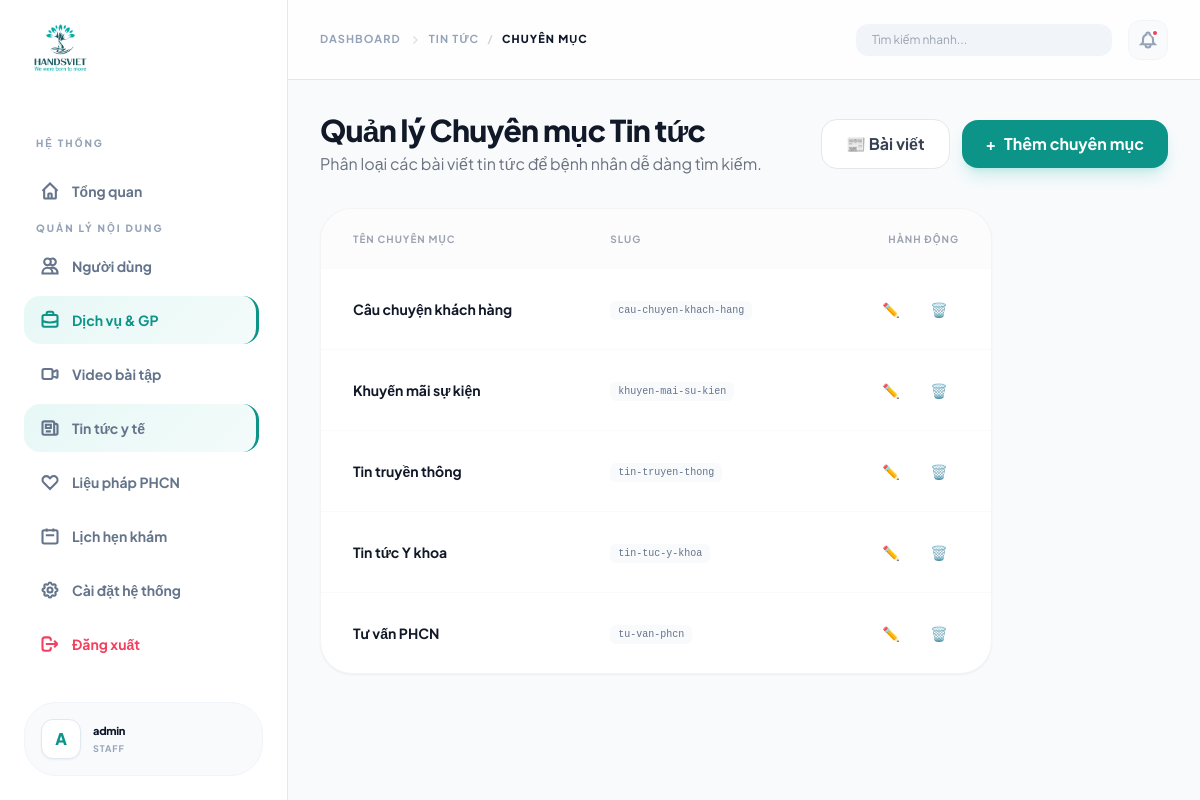
The app's page /hansviet_admin/news/categories/ (signed in) with its own data.
### hansviet_admin/models.py (models this page shows, shortened)
class NewsCategory(models.Model):
    name = models.CharField(max_length=255)
    slug = models.SlugField(unique=True)
    class Meta:
        verbose_name = "News Category"
        verbose_name_plural = "News Categories"
        ordering = ["name"]

### hansviet_admin/views.py (the view)
# urls.py: path("news/categories/", views.news_category_list, name="news_category_list"),
@staff_required
def news_category_list(request):
    categories = list(NewsCategory.objects.all())
    return render(request, "dashboard/news/category_list.html", {"categories": categories})

### hansviet_admin/views.py (called while the page is built)
def staff_required(view_func):
    admin_login_url = getattr(settings, "ADMIN_LOGIN_URL", "/hansviet_admin/login/")
    check_staff = user_passes_test(lambda u: u.is_staff or u.is_superuser, login_url=admin_login_url)
    return login_required(check_staff(view_func), login_url=admin_login_url)

### hansviet_admin/templates/dashboard/news/category_list.html (shortened to what this page needs)
{% extends 'dashboard/base.html' %}
{% block breadcrumbs %}
<a href="{% url 'dashboard:news_list' %}" class="hover:text-teal-600">Tin tức</a>
<span class="text-gray-300">/</span>
<span class="text-slate-900 font-extrabold">Chuyên mục</span>
{% endblock %}
{% block content %}
<div class="flex flex-col md:flex-row md:items-center justify-between gap-4 mb-8">
    <div>
        <h1 class="text-3xl font-extrabold text-gray-900 tracking-tight">Quản lý Chuyên mục Tin tức</h1>
        <p class="text-gray-500 mt-1">Phân loại các bài viết tin tức để bệnh nhân dễ dàng tìm kiếm.</p>
    </div>
    <div class="flex items-center gap-3">
        <a href="{% url 'dashboard:news_list' %}"
            class="bg-white hover:bg-gray-50 text-gray-700 border border-gray-200 px-6 py-3 rounded-2xl font-bold transition-all flex items-center gap-2">📰
            Bài viết</a>
        <a href="{% url 'dashboard:news_category_create' %}"
            class="bg-teal-600 hover:bg-teal-700 text-white px-6 py-3 rounded-2xl font-bold shadow-lg shadow-teal-500/20 transition-all flex items-center gap-2"><span>+</span>
            Thêm chuyên mục</a>
    </div>
</div>
<div class="bg-white rounded-[2rem] shadow-sm border border-gray-100 overflow-hidden max-w-2xl">
    <div class="overflow-x-auto text-sm">
        <table class="w-full text-left">
            <thead>
                <tr class="bg-gray-50/50">
                    <th class="px-8 py-5 font-bold text-gray-400 uppercase tracking-widest text-[10px]">Tên chuyên mục</th>
                    <th class="px-8 py-5 font-bold text-gray-400 uppercase tracking-widest text-[10px]">Slug</th>
                    <th class="px-8 py-5 font-bold text-gray-400 uppercase tracking-widest text-[10px] text-right">Hành động</th>
                </tr>
            </thead>
            <tbody class="divide-y divide-gray-50">
                {% for category in categories %}
                <tr class="hover:bg-gray-50/40 transition-colors group">
                    <td class="px-8 py-5">
                        <div class="font-bold text-gray-900 group-hover:text-teal-600 transition-colors truncate">
                            {{ category.name }}</div>
                    </td>
                    <td class="px-8 py-5">
                        <code class="text-[10px] bg-slate-50 px-2 py-1 rounded-md text-slate-500">{{ category.slug }}</code>
                    </td>
                    <td class="px-8 py-5 text-right">
                        <div class="flex items-center justify-end gap-2">
                            <a href="{% url 'dashboard:news_category_edit' category.pk %}"
                                class="w-10 h-10 flex items-center justify-center text-gray-400 hover:text-blue-600 rounded-xl transition-all">✏️</a>
                            <a href="{% url 'dashboard:news_category_delete' category.pk %}"
                                class="w-10 h-10 flex items-center justify-center text-gray-400 hover:text-red-500 rounded-xl transition-all">🗑️</a>
                        </div>
                    </td>
                </tr>
                {% empty %}
                <tr>
                    <td colspan="3" class="px-8 py-20 text-center">
                        <p class="text-gray-400 font-medium">Chưa có chuyên mục nào.</p>
                    </td>
                </tr>
                {% endfor %}
            </tbody>
        </table>
    </div>
</div>
{% endblock %}

### hansviet_admin/templates/dashboard/base.html (shortened to what this page needs)
{% load static %}
<!DOCTYPE html>
<html lang="vi">
<head>
    <script src="https://cdn.tailwindcss.com"></script>
</head>
<body class="min-h-screen bg-[#f8fafc] text-slate-900 overflow-x-hidden">
    <aside
        class="fixed left-0 top-0 h-full w-72 bg-white border-r border-slate-200 z-[60] transition-all duration-300 transform md:translate-x-0 -translate-x-full"
        id="sidebar">
        <div class="h-full flex flex-col p-6">
            <div class="flex items-center gap-3 mb-10 px-2">
                <img src="{% static 'images/HandsVietLogo.png' %}" alt="HandsViet Logo"
                    class="h-12 w-auto object-contain">
            </div>
            <nav class="flex-1 space-y-1.5 overflow-y-auto pr-1">
                <p class="text-[10px] font-black text-slate-400 uppercase tracking-[0.2em] px-3 mb-4 mt-6">Hệ thống</p>
                <a href="{% url 'dashboard:home' %}"
                    class="flex items-center gap-3 px-4 py-3.5 rounded-2xl text-sm font-bold transition-all group {% if request.resolver_match.url_name == 'home' %}sidebar-active{% else %}text-slate-500 hover:bg-slate-50 hover:text-slate-800{% endif %}">
                    <svg class="w-5 h-5" fill="none" stroke="currentColor" viewBox="0 0 24 24">
                        <path
                            d="M3 12l2-2m0 0l7-7 7 7M5 10v10a1 1 0 001 1h3m10-11l2 2m-2-2v10a1 1 0 01-1 1h-3m-6 0a1 1 0 001-1v-4a1 1 0 011-1h2a1 1 0 011 1v4a1 1 0 001 1m-6 0h6"
                            stroke-width="2.5"></path>
                    </svg>
                    Tổng quan
                </a>
                <p class="text-[10px] font-black text-slate-400 uppercase tracking-[0.2em] px-3 mb-4 mt-8">Quản lý nội
                    dung</p>
                <a href="{% url 'dashboard:user_list' %}"
                    class="flex items-center gap-3 px-4 py-3.5 rounded-2xl text-sm font-bold transition-all group {% if 'users' in request.path %}sidebar-active{% else %}text-slate-500 hover:bg-slate-50 hover:text-slate-800{% endif %}">
                    <svg class="w-5 h-5" fill="none" stroke="currentColor" viewBox="0 0 24 24">
                        <path
                            d="M12 4.354a4 4 0 110 5.292M15 21H3v-1a6 6 0 0112 0v1zm0 0h6v-1a6 6 0 00-9-5.197M13 7a4 4 0 11-8 0 4 4 0 018 0z"
                            stroke-width="2.5"></path>
                    </svg>
                    Người dùng
                </a>
                <a href="{% url 'dashboard:service_list' %}"
                    class="flex items-center gap-3 px-4 py-3.5 rounded-2xl text-sm font-bold transition-all group {% if 'services' in request.path or 'categories' in request.path %}sidebar-active{% else %}text-slate-500 hover:bg-slate-50 hover:text-slate-800{% endif %}">
                    <svg class="w-5 h-5" fill="none" stroke="currentColor" viewBox="0 0 24 24">
                        <path
                            d="M21 13.255A23.931 23.931 0 0112 15c-3.183 0-6.22-.62-9-1.745M16 6V4a2 2 0 00-2-2h-4a2 2 0 00-2 2v2m4 6h.01M5 20h14a2 2 0 002-2V8a2 2 0 00-2-2H5a2 2 0 00-2 2v10a2 2 0 002 2z"
                            stroke-width="2.5"></path>
                    </svg>
                    Dịch vụ & GP
                </a>
                <a href="{% url 'dashboard:video_list' %}"
                    class="flex items-center gap-3 px-4 py-3.5 rounded-2xl text-sm font-bold transition-all {% if 'videos' in request.path %}sidebar-active{% else %}text-slate-500 hover:bg-slate-50 hover:text-slate-800{% endif %}">
                    <svg class="w-5 h-5" fill="none" stroke="currentColor" viewBox="0 0 24 24">
                        <path
                            d="M15 10l4.553-2.276A1 1 0 0121 8.618v6.764a1 1 0 01-1.447.894L15 14M5 18h8a2 2 0 002-2V8a2 2 0 00-2-2H5a2 2 0 00-2 2v8a2 2 0 002 2z"
                            stroke-width="2.5"></path>
                    </svg>
                    Video bài tập
                </a>
                <a href="{% url 'dashboard:news_list' %}"
                    class="flex items-center gap-3 px-4 py-3.5 rounded-2xl text-sm font-bold text-slate-500 hover:bg-slate-50 hover:text-slate-800 transition-all {% if 'news' in request.path %}sidebar-active{% endif %}">
                    <svg class="w-5 h-5" fill="none" stroke="currentColor" viewBox="0 0 24 24">
                        <path
                            d="M19 20H5a2 2 0 01-2-2V6a2 2 0 012-2h10a2 2 0 012 2v1m2 13a2 2 0 01-2-2V7m2 13a2 2 0 002-2V9a2 2 0 00-2-2h-2m-4-3H9M7 16h6M7 8h6v4H7V8z"
                            stroke-width="2.5"></path>
                    </svg>
                    Tin tức y tế
                </a>
                <a href="{% url 'dashboard:therapy_list' %}"
                    class="flex items-center gap-3 px-4 py-3.5 rounded-2xl text-sm font-bold transition-all {% if 'therapies' in request.path %}sidebar-active{% else %}text-slate-500 hover:bg-slate-50 hover:text-slate-800{% endif %}">
                    <svg class="w-5 h-5" fill="none" stroke="currentColor" viewBox="0 0 24 24">
                        <path
                            d="M4.318 6.318a4.5 4.5 0 000 6.364L12 20.364l7.682-7.682a4.5 4.5 0 00-6.364-6.364L12 7.636l-1.318-1.318a4.5 4.5 0 00-6.364 0z"
                            stroke-width="2.5"></path>
                    </svg>
                    Liệu pháp PHCN
                </a>
                <a href="{% url 'dashboard:booking_list' %}"
                    class="flex items-center gap-3 px-4 py-3.5 rounded-2xl text-sm font-bold transition-all {% if 'bookings' in request.path %}sidebar-active{% else %}text-slate-500 hover:bg-slate-50 hover:text-slate-800{% endif %}">
                    <svg class="w-5 h-5" fill="none" stroke="currentColor" viewBox="0 0 24 24">
                        <path
                            d="M8 7V3m8 4V3m-9 8h10M5 21h14a2 2 0 002-2V7a2 2 0 00-2-2H5a2 2 0 00-2 2v12a2 2 0 002 2z"
                            stroke-width="2.5"></path>
                    </svg>
                    Lịch hẹn khám
                </a>
                <a href="{% url 'dashboard:home' %}"
                    class="flex items-center gap-3 px-4 py-3.5 rounded-2xl text-sm font-bold text-slate-500 hover:bg-slate-50 hover:text-slate-800 transition-all">
                    Cài đặt hệ thống
                </a>
                <a href="{% url 'dashboard:logout' %}"
                    class="flex items-center gap-3 px-4 py-3.5 rounded-2xl text-sm font-bold text-rose-500 hover:bg-rose-50 transition-all">
                    <svg class="w-5 h-5" fill="none" stroke="currentColor" viewBox="0 0 24 24">
                        <path
                            d="M17 16l4-4m0 0l-4-4m4 4H7m6 4v1a3 3 0 01-3 3H6a3 3 0 01-3-3V7a3 3 0 013-3h4a3 3 0 013 3v1"
                            stroke-width="2.5"></path>
                    </svg>
                    Đăng xuất
                </a>
            </nav>
            <div class="mt-auto bg-slate-50 rounded-[2rem] p-4 flex items-center gap-3 border border-slate-100">
                <div
                    class="w-10 h-10 bg-white rounded-xl shadow-sm border border-slate-200 flex items-center justify-center font-black text-teal-600">
                    {{ request.user.username|slice:":1"|upper }}
                </div>
                <div class="flex-1 overflow-hidden">
                    <div class="text-[11px] font-black text-slate-900 truncate tracking-tight">{{ request.user.username}}</div>
                    <div class="text-[9px] font-bold text-slate-400 uppercase tracking-widest mt-0.5 truncate">{{request.user.role|default:"Staff" }}</div>
                </div>
            </div>
        </div>
    </aside>
    <main class="md:ml-72 min-h-screen transition-all duration-300">
        <header
            class="sticky top-0 h-20 bg-white/80 backdrop-blur-md border-b border-slate-200 px-8 flex items-center justify-between z-50">
            <div class="flex items-center gap-4">
                <div
                    class="hidden sm:flex items-center gap-2 text-[11px] font-bold text-slate-400 uppercase tracking-widest">
                    <span>Dashboard</span>
                    <svg class="w-3 h-3 opacity-30" fill="none" stroke="currentColor" viewBox="0 0 24 24">
                        <path d="M9 5l7 7-7 7" stroke-width="3"></path>
                    </svg>
                    {% block breadcrumbs %}{% endblock %}
                </div>
            </div>
            <div class="flex items-center gap-4">
                <div class="relative group hidden md:block">
                    <input type="text" placeholder="Tìm kiếm nhanh..."
                        class="bg-slate-100 border-none rounded-xl px-4 py-2 text-xs w-64 focus:ring-2 focus:ring-teal-500/20 transition-all">
                </div>
                <div
                    class="w-10 h-10 rounded-xl bg-slate-50 flex items-center justify-center text-slate-400 hover:text-teal-600 transition-colors cursor-pointer border border-slate-100 relative">
                    <svg class="w-5 h-5" fill="none" stroke="currentColor" viewBox="0 0 24 24">
                        <path
                            d="M15 17h5l-1.405-1.405A2.032 2.032 0 0118 14.158V11a6.002 6.002 0 00-4-5.659V5a2 2 0 10-4 0v.341C7.67 6.165 6 8.388 6 11v3.159c0 .538-.214 1.055-.595 1.436L4 17h5m6 0v1a3 3 0 11-6 0v-1m6 0H9"
                            stroke-width="2.5"></path>
                    </svg>
                    <span class="absolute top-2 right-2 w-2 h-2 bg-rose-500 rounded-full border-2 border-white"></span>
                </div>
            </div>
        </header>
        <div class="p-8 max-w-7xl mx-auto">
            {% block content %}{% endblock %}
        </div>
    </main>
</body>
</html>

### hansviet_admin/templates/dashboard/base.html (style rules this page uses)
body { font-family: 'Plus Jakarta Sans', sans-serif; background: #f8fafc; }
.sidebar-active { background: linear-gradient(135deg, rgba(20, 184, 166, 0.1) 0%, rgba(20, 184, 166, 0.05) 100%); color: #0d9488; border-right: 3px solid #0d9488; }

### records on screen
NewsCategory: name "Câu chuyện khách hàng", slug "cau-chuyen-khach-hang"
NewsCategory: name "Khuyến mãi sự kiện", slug "khuyen-mai-su-kien"
NewsCategory: name "Tin truyền thông", slug "tin-truyen-thong"
NewsCategory: name "Tin tức Y khoa", slug "tin-tuc-y-khoa"
NewsCategory: name "Tư vấn PHCN", slug "tu-van-phcn"

### other values on screen
{{ request.user.username|slice:":1"|upper }} "A"
{{ request.user.username }} "admin"
{{ request.user.role|default:"Staff" }} "STAFF"
